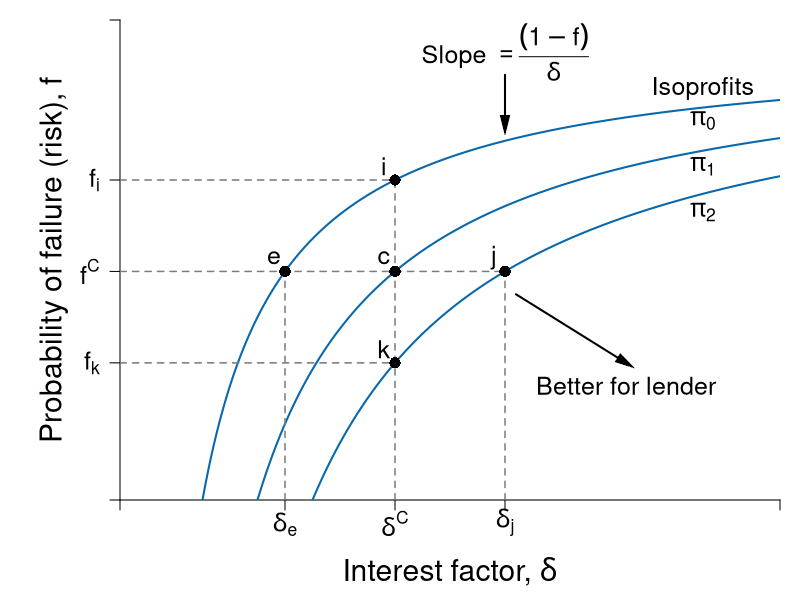

Reproduce this figure in R.
#Graph Designer: Harriet Brookes-Gray
#Authors: Bowles and Halliday
#Title: Coordination, Conflict and Competition: A Text in Microeconomics

library(shape)
pdf(file = "credit/lender_isoprofits.pdf", width = 8, height = 6)

#Set parameters for graphics
pointsize <- 1.8
axislabelsize <- 1.8
labelsize <- 1.5
namesize <- 1.8
annotatesize <- 1.5
graphlinewidth <- 2
segmentlinewidth <- 1.5

COL <- c("#7fc97f", "#beaed4", "#fdc086", "#ffff99", "#386cb0", "#f0027f", "#bf5b17", "#666666")
COLA <- c("#e0f3db", "#99d8c9","#66c2a4","#41ae76", "#238b45", "#005824")
COLB <- c("#c6dbef", "#4eb3d3", "#2b8cbe", "#0868ac","#084081")
COLC <- c("#fcfbfd", "#efedf5", "#dadaeb", "#bcbddc", "#9e9ac8", "#807dba", "#6a51a3", "#54278f", "#3f007d")
grays <- gray.colors(25, start = 1, end = 0, alpha = 1)

#Edited the margins to cater for the larger LHS labels
par(mar =  c(5, 6, 1, 1))

brfFn <- function(delta, q = 1) {
  .5 + (delta / (2 * q)) 
}

PCFn <- function(delta, q = 1) {
  delta/q
}

isoreturnFn <- function(delta, pi=0.125) {
  1 - (pi)/delta
}

deltaFn <- function(f, pi=0.125) {
  pi/ (1 - f)
}

yFn <- function(d1, f1, q = 1){
  q*f1*(1 - f1) - d1*(1 - f1)
}

profitFn <- function(d1, q = 1){
  d1/2 - (1/(2*q))*(d1)^2
}

ylow <- function(delta, q = 1, ybar = 0.0625){
  (-sqrt(delta^2 - 2*delta*q + q^2 - 4*q*ybar) + delta + q)/(2*q)
}

yhigh <- function(delta, q = 1, ybar = 0.0625){
  (sqrt(delta^2 - 2*delta*q + q^2 - 4*q*ybar) + delta + q)/(2*q)
}

xlims <- c(0, 0.6)
ylims <- c(0, 1.05)

npts <- 501 
d1 <- seq(xlims[1], xlims[2], length.out = npts)
f1 <- seq(ylims[1], ylims[2], length.out = npts) 
a <- c(0.0625, 0.125, 0.14)

plot(0, 0, xlim = xlims, ylim = ylims, type = "n",
     xlab = expression(paste("")),
     ylab = expression(paste("")), 
     xaxt = "n", 
     yaxt = "n", 
     cex.lab = axislabelsize, 
     bty = "n", 
     xaxs = "i", 
     yaxs = "i"
)


ticksy <- c(ylims[1], isoreturnFn(delta = deltaFn(f = 0.5), pi = 0.075), isoreturnFn(delta = deltaFn(f = 0.5), pi = 0.125), isoreturnFn(delta = deltaFn(f = 0.5), pi = 0.175), ylims[2])
ylabels <- c(NA, expression(paste(f[i])), expression(paste(f^C)), expression(paste(f[k])),NA)
ticksx <- c(xlims[1], deltaFn(f = 0.5, pi = 0.075), deltaFn(f = 0.5), deltaFn(f = 0.5, pi = 0.175), xlims[2])
xlabels <- c(NA, expression(paste(delta[e])),  expression(paste(delta^C)), expression(paste(delta[j])), NA)

axis(1, at = ticksx, pos = 0, labels = xlabels, cex.axis = labelsize)
axis(2, at = ticksy, pos = 0, labels = ylabels, las = 1, cex.axis = labelsize)

npts <- 503 
xx1 <- seq(xlims[1], 0.8, length.out = npts)
xx2 <- seq(0, 1, length.out = npts)

# xpoly1 <- seq(from = 0.168, to = 0.5, length.out = 500)
# ypoly1 <- ylow(xpoly1)
# ypoly2 <- isoreturnFn(xpoly1)
# polygon(x = c(xpoly1, rev(xpoly1)), y = c(ypoly1, rev(ypoly2)), col = COL[4], density = NULL, border = NA)


#Draw the graphs
#lines(xx1, brfFn(xx1), col = COLA[4], lwd = graphlinewidth)
#lines(xx1, PCFn(xx1), col = COLA[2], lwd = graphlinewidth)
# lines(xx1, isoreturnFn(xx1), col = COLB[4], lwd = graphlinewidth)
# lines(xx1, isoreturnFn(xx1 - 0.2), col = COLB[4], lwd = graphlinewidth)
# lines(0, isoreturnFn(xx2 - 0.4), col = COLB[4], lwd = graphlinewidth)
xx1 <- seq(0.01, xlims[2], length.out = npts)
xx2 <- seq(0, xlims[2], length.out = npts)
xx3 <- seq(1.5, 2.5, length.out = npts)
xx4 <- seq(3, 5, length.out = npts)
xx5 <- seq(7, 9, length.out = npts)




#Draw the graphs
#lines(xx1, PCFn(xx1), col = COLA[4], lwd = graphlinewidth)
lines(xx1, isoreturnFn(xx1), col = COLB[4], lwd = graphlinewidth)
lines(xx1, isoreturnFn(xx1, pi = 0.075), col = COLB[4], lwd = graphlinewidth)
lines(xx1, isoreturnFn(xx1, pi = 0.175), col = COLB[4], lwd = graphlinewidth)

#Axis labels
mtext(expression(paste("Interest factor, ", delta)), side = 1, line = 3.5, cex = axislabelsize)
text(-0.06, 0.5*(ylims[2]), expression(paste("Probability of failure (risk), ", f)), xpd = TRUE, cex = axislabelsize, srt = 90) 


#contour(d1, f1,
      #  outer(d1, f1, yFn),
      #  drawlabels = FALSE,
      # col = COLA[3],
      #  lwd = graphlinewidth,
      #  levels = a,
      # xaxs = "i",
      # yaxs = "i",
      # add = TRUE)


#segments(0.5, 0, 0.5, brfFn(delta = 0.5), lty = 2, col = grays[20] , lwd = segmentlinewidth)
segments(0, isoreturnFn(delta = 0.25, pi = 0.125), deltaFn(f = 0.5, pi = 0.175), isoreturnFn(delta = 0.25, pi = 0.125), lty = 2, col = grays[20] , lwd = segmentlinewidth)
segments(deltaFn(f = 0.5), 0, deltaFn(f = 0.5), isoreturnFn(delta = 0.25, pi = 0.075) , lty = 2, col = grays[20] , lwd = segmentlinewidth)
segments(deltaFn(f = 0.5, pi = 0.175), 0, deltaFn(f = 0.5, pi = 0.175), 0.5, lty = 2, col = grays[20] , lwd = segmentlinewidth)
segments(deltaFn(f = 0.5, pi = 0.075), 0, deltaFn(f = 0.5, pi = 0.075), 0.5, lty = 2, col = grays[20] , lwd = segmentlinewidth)
segments(0, isoreturnFn(delta = deltaFn(f = 0.5), pi = 0.175), deltaFn(f = 0.5), isoreturnFn(delta = deltaFn(f = 0.5), pi = 0.175), lty = 2, col = grays[20] , lwd = segmentlinewidth)
segments(0, isoreturnFn(delta = deltaFn(f = 0.5), pi = 0.075), deltaFn(f = 0.5), isoreturnFn(delta = deltaFn(f = 0.5), pi = 0.075), lty = 2, col = grays[20] , lwd = segmentlinewidth)


#Label 3 points on the same vertical delta^C
points(0.25, isoreturnFn(0.25), pch = 16, col = "black", cex = 1.5)
text(0.25 - 0.01, isoreturnFn(0.25) + 0.03, expression(paste(c)), cex = labelsize)

points(0.25, isoreturnFn(0.25, pi = 0.075), pch = 16, col = "black", cex = 1.5)
text(0.25 - 0.01, isoreturnFn(0.25, pi = 0.075) + 0.03, expression(paste(i)), cex = labelsize)

points(0.25, isoreturnFn(0.25, pi = 0.175), pch = 16, col = "black", cex = 1.5)
text(0.25 - 0.01, isoreturnFn(0.25, pi = 0.175) + 0.03, expression(paste(k)), cex = labelsize)

#label 2 points on the same horizontal as f^C
#Use deltaFn to find the x coordinate
points(deltaFn(f = 0.5, pi = 0.075), 0.5, pch = 16, col = "black", cex = 1.5)
text(deltaFn(f = 0.5, pi = 0.075) - 0.01, 0.5 + 0.03, expression(paste(e)), cex = labelsize)

points(deltaFn(f = 0.5, pi = 0.175), 0.5, pch = 16, col = "black", cex = 1.5)
text(deltaFn(f = 0.5, pi = 0.175) - 0.01, 0.5 + 0.03, expression(paste(j)), cex = labelsize)


# text(0.23, 0.55, expression(paste(e)), cex = labelsize, xpd = TRUE)
# text(0.35, 0.55, expression(paste(k)), cex = labelsize, xpd = TRUE)
# text(0.48, 0.55, expression(paste(j)), cex = labelsize, xpd = TRUE)
# text(0.48, 0.67, expression(paste(i)), cex = labelsize, xpd = TRUE)
# text(0.48, 0.8, expression(paste(h)), cex = labelsize, xpd = TRUE)

#text(-0.05, 0.5, expression(paste(f[j])), cex = labelsize, xpd = TRUE)
#text(-0.05, 0.67, expression(paste(f[i])), cex = labelsize, xpd = TRUE)
#text(-0.05, 0.8, expression(paste(f[h])), cex = labelsize, xpd = TRUE)

text(0.84, 0.88, expression(paste(pi[0] == zpc)), cex = labelsize, xpd = TRUE)
text(0.84, 0.78, expression(paste(pi[1])), cex = labelsize, xpd = TRUE)
text(0.84, 0.7, expression(paste(pi[2])), cex = labelsize, xpd = TRUE)

Arrows(0.36, 0.45, 0.46, 0.3, col = "black", lty = 1, lwd = 2, arr.type = "triangle", arr.lwd = 0.5)
#text(0.48, 0.3, expression(paste('More profits')), cex = labelsize, xpd = TRUE)
text(0.46, 0.25, expression(paste('Better for lender')), cex = labelsize, xpd = TRUE)

text(0.53, 0.9, expression(paste("Isoprofits")), cex = labelsize)
text(0.53, 0.83, expression(paste(pi[0])), cex = labelsize)
text(0.53, 0.73, expression(paste(pi[1])), cex = labelsize)
text(0.53, 0.63, expression(paste(pi[2])), cex = labelsize)



#Annotate points (4,4),(2,8),(8,2) on feasibility frontier
#text(0.5 + 0.015, isoreturnFn(0.5) + 0.04, expression(paste(n)), cex = labelsize)
#points(0.5, isoreturnFn(0.5), pch = 16, col = "black", cex = 1.5)

#text(0.375 + 0.02, 0.6 + 0.03, expression(paste(b)), cex = labelsize)
#points(0.5, brfFn(delta = 0.5), pch = 16, col = "black", cex = 1.5)
#points(0.25, 0.5, pch = 16, col = "black", cex = 1.5)
#points(0.165, 0.25, pch = 16, col = "black", cex = 1.5)



#text(0.62, 1.05, expression(paste("A's best-response function")), cex = labelsize, xpd = TRUE)
#text(0.62, 0.95, expression(paste(f == frac(1,2) + frac(delta, 2*q))), cex = labelsize)

#text(0.64, 0.4, expression(paste("A's participation")), cex = labelsize)
#text(0.64, 0.34, expression(paste("constraint")), cex = labelsize)
#text(0.64, 0.22, expression(paste(f == frac(delta, q))), cex = labelsize)
#Arrows(0.64, 0.44, 0.64, 0.58, col = "black", lty = 1, lwd = 2, arr.type = "triangle", arr.lwd = 0.5)


text(0.35, 0.98, expression(paste("Slope ", phantom() == frac((1 - f),delta ))), cex = labelsize, xpd = TRUE)
Arrows(0.35, 0.93, 0.35, 0.82, col = "black", lty = 1, lwd = 2, arr.type = "triangle", arr.lwd = 0.5)

#text(0.3, 0.13, expression(paste("Pareto-improving")), cex = labelsize)
#text(0.3, 0.07, expression(paste("lens")), cex = labelsize)
#Arrows(0.3, 0.18, 0.3, 0.5, col = "black", lty = 1, lwd = 2, arr.type = "triangle", arr.lwd = 0.5)


dev.off()
